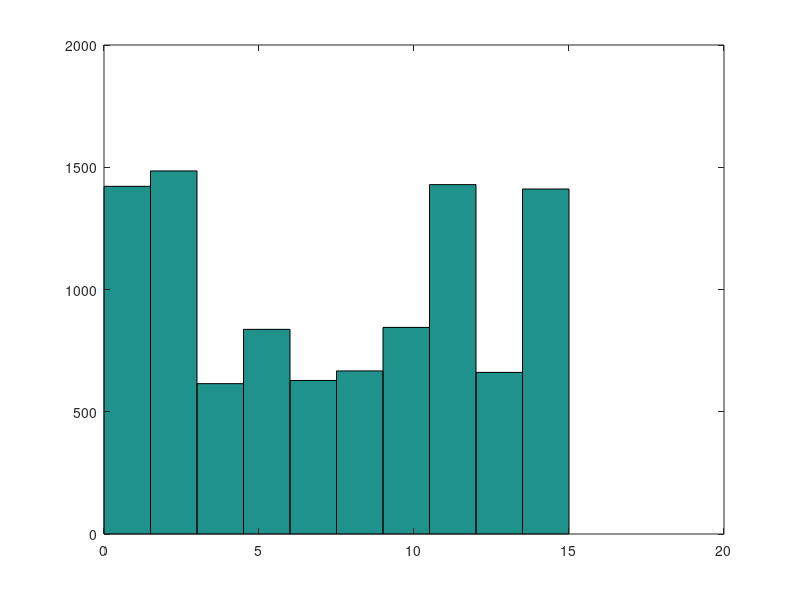

The MATLAB script that drew this image:
0;
function e = exec1(w1,w2,w3,t1,t2)
  if ((w1*t1 + w2*t2 + w3) >= 0)
     e = 1;
   else
     e = 0;
   endif
endfunction

function f = getBoolFunc(w1,w2,w3)
  e1 = exec1(w1,w2,w3,-1,-1);
  e2 = exec1(w1,w2,w3,-1,1);
  e3 = exec1(w1,w2,w3,1,-1);
  e4 = exec1(w1,w2,w3,1,1);
  
  f = e1*2^0 + e2*2^1 + e3*2^2 + e4*2^3;
endfunction

n = 10000;
rndweights = zeros(n,3);
functions = zeros(n,1);
[h,w] = size(rndweights);

for i = 1:h
  rndweights(i,:) = -1 + 2*rand(1,3);
endfor

for i = 1:h
  w1 = rndweights(i,1);
  w2 = rndweights(i,2);
  w3 = rndweights(i,3);
  f = getBoolFunc(w1,w2,w3);
  functions(i,1) = f;
endfor

hist(functions);